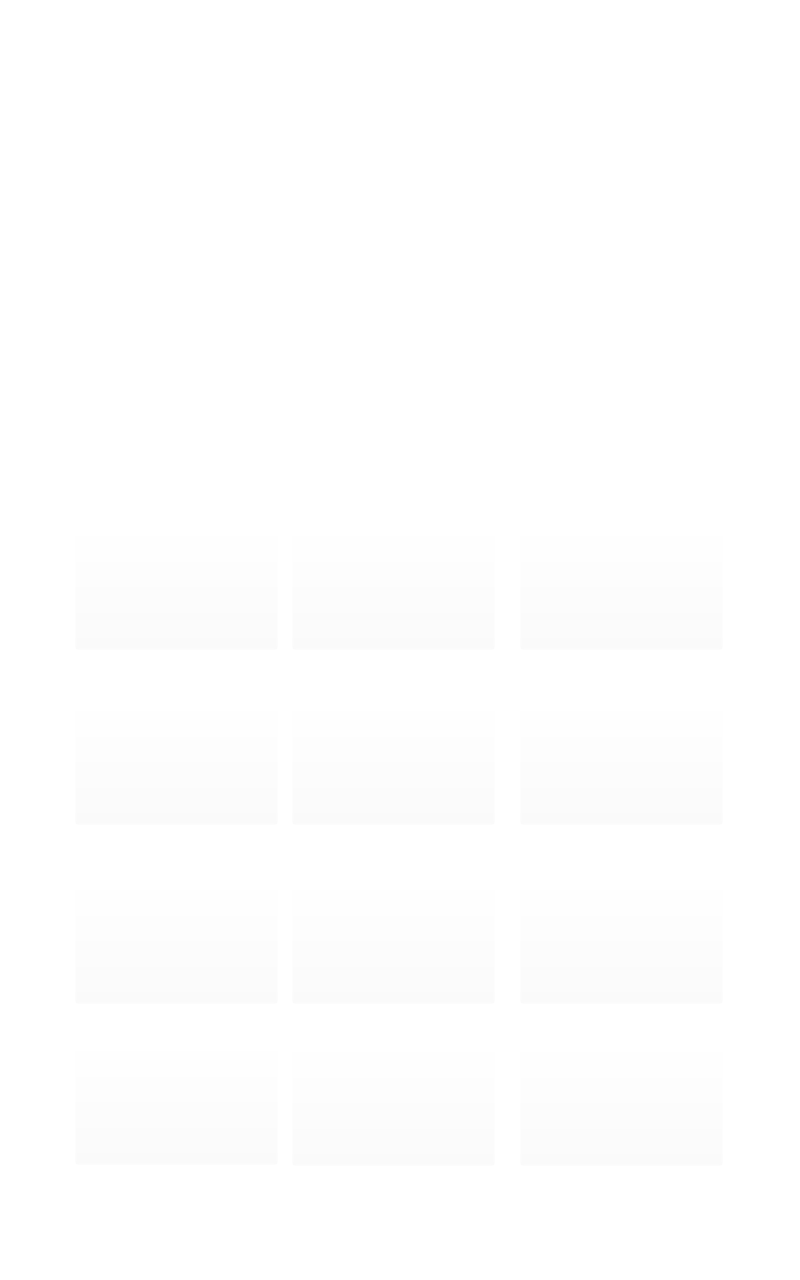
<?xml version="1.0" encoding="UTF-8"?>
<ui version="4.0">
 <class>MainWindow</class>
 <widget class="QMainWindow" name="MainWindow">
  <property name="geometry">
   <rect>
    <x>0</x>
    <y>0</y>
    <width>800</width>
    <height>1280</height>
   </rect>
  </property>
  <property name="sizePolicy">
   <sizepolicy hsizetype="Fixed" vsizetype="Fixed">
    <horstretch>0</horstretch>
    <verstretch>0</verstretch>
   </sizepolicy>
  </property>
  <property name="windowTitle">
   <string>MainWindow</string>
  </property>
  <property name="styleSheet">
   <string notr="true">QLabel#label_2,QLabel#label_3{font:bold large &quot;Arial&quot;;font-size: 20px; color:white;}

QWidget{background-color:rgba(255,255,255,0);}
QWidget#widget_passwd{background-color:rgba(255,255,255,50);border-radius:20px;}

QLabel#label_logo{border-image:url(:/rc/logo.png);}
QLabel#label_echo{font:bold larger&quot;Arial&quot;;font-size: 150px; color:white;}
QLabel#label_message,QLabel#label_inputDF{font:bold large &quot;Arial&quot;;font-size: 55px; color:white;}
QLabel#label_elevator{ font: bold large &quot;Arial&quot;; font-size:100pt; color: rgb(255, 255, 255); }
QLabel#label_passwd{font:bold large &quot;Arial&quot;;font-size: 51px; color:white;background-color: rgba(100, 100, 100, 50);border-radius:10;}
QWidget#widget{background-color:rgba(255,255,255,200);}

QScrollArea{border:none;background-color:rgba(0,0,0,0);}

QScrollBar:vertical { background: rgba(0, 0, 0, 0);  width: 9px;  margin: 0px 0 0px 0; }
QScrollBar::handle:vertical { background: rgba(195, 195, 195, 255); min-height: 20px;  margin: 2px 0px 1px 0px;   border-radius: 3px;  border: 0px dashed rgba(180,130,100,255); }
QScrollBar::add-line:vertical, QScrollBar::sub-line:vertical { height: 0px; }
QScrollBar::add-page:vertical, QScrollBar::sub-page:vertical {  background: none; }

QScrollBar:horizontal  { background: rgba(0, 0, 0, 0);  height: 9px;  margin: 0px 0 0px 0; }
QScrollBar::handle:horizontal  { background: rgba(195, 195, 195, 255);  min-width: 20px;  margin: 2px 0px 1px 0px;   border-radius: 3px;  border: 0px dashed rgba(180,130,100,255); }
QScrollBar::add-line:horizontal , QScrollBar::sub-line:horizontal  { height: 0px; }
QScrollBar::add-page:horizontal , QScrollBar::sub-page:horizontal {  background: none; }

QWidget#page_elevator{border-image:url(:/rc/bg1.png);}
QWidget#page_setMenu{border-image:url(:/SetMenu/rc/SetMenu/bg_menu.png);}
QWidget#page_passwd{border-image:url(:/SetMenu/rc/SetMenu/bg_menu.png);}

QPushButton#btn_0{border-image:url(:/rc/btn_0.png);}
QPushButton#btn_0::pressed{border-image:url(:/rc/btn_0_light.png);background-color: rgba(200, 200, 200, 50);border-radius:10;}

QPushButton#btn_1{border-image:url(:/rc/btn_1.png);}
QPushButton#btn_1::pressed{border-image:url(:/rc/btn_1_light.png);background-color: rgba(200, 200, 200, 50);border-radius:10;}

QPushButton#btn_2{border-image:url(:/rc/btn_2.png);}
QPushButton#btn_2::pressed{border-image:url(:/rc/btn_2_light.png);background-color: rgba(200, 200, 200, 50);border-radius:10;}

QPushButton#btn_3{border-image:url(:/rc/btn_3.png);}
QPushButton#btn_3::pressed{border-image:url(:/rc/btn_3_light.png);background-color: rgba(200, 200, 200, 50);border-radius:10;}

QPushButton#btn_4{border-image:url(:/rc/btn_4.png);}
QPushButton#btn_4::pressed{border-image:url(:/rc/btn_4_light.png);background-color: rgba(200, 200, 200, 50);border-radius:10;}

QPushButton#btn_5{border-image:url(:/rc/btn_5.png);}
QPushButton#btn_5::pressed{border-image:url(:/rc/btn_5_light.png);background-color: rgba(200, 200, 200, 50);border-radius:10;}

QPushButton#btn_6{border-image:url(:/rc/btn_6.png);}
QPushButton#btn_6::pressed{border-image:url(:/rc/btn_6_light.png);background-color: rgba(200, 200, 200, 50);border-radius:10;}

QPushButton#btn_7{border-image:url(:/rc/btn_7.png);}
QPushButton#btn_7::pressed{border-image:url(:/rc/btn_7_light.png);background-color: rgba(200, 200, 200, 50);border-radius:10;}

QPushButton#btn_8{border-image:url(:/rc/btn_8.png);}
QPushButton#btn_8::pressed{border-image:url(:/rc/btn_8_light.png);background-color: rgba(200, 200, 200, 50);border-radius:10;}

QPushButton#btn_9{border-image:url(:/rc/btn_9.png);}
QPushButton#btn_9::pressed{border-image:url(:/rc/btn_9_light.png);background-color: rgba(200, 200, 200, 50);border-radius:10;}

QPushButton#btn_enter{border-image:url(:/rc/btn_enter.png);}
QPushButton#btn_enter::pressed{border-image:url(:/rc/btn_enter_light.png);background-color: rgba(200, 200, 200, 50);border-radius:10;}

QPushButton#btn_del{border-image:url(:/rc/btn_delete.png);}
QPushButton#btn_del::pressed{border-image:url(:/rc/btn_delete_light.png);background-color: rgba(200, 200, 200, 50);border-radius:10;}



QPushButton#btn_pass0{border-image:url(:/rc/btn_0.png);background-color: rgba(200, 200, 200, 50);border-radius:10;}
QPushButton#btn_pass0::pressed{border-image:url(:/rc/btn_0_light.png);background-color:rgba(200, 200, 200, 150);border-radius:10;}

QPushButton#btn_pass1{border-image:url(:/rc/btn_1.png);background-color: rgba(200, 200, 200, 50);border-radius:10;}
QPushButton#btn_pass1::pressed{border-image:url(:/rc/btn_1_light.png);background-color: rgba(200, 200, 200, 150);border-radius:10;}

QPushButton#btn_pass2{border-image:url(:/rc/btn_2.png);background-color: rgba(200, 200, 200, 50);border-radius:10;}
QPushButton#btn_pass2::pressed{border-image:url(:/rc/btn_2_light.png);background-color: rgba(200, 200, 200, 150);border-radius:10;}

QPushButton#btn_pass3{border-image:url(:/rc/btn_3.png);background-color: rgba(200, 200, 200, 50);border-radius:10;}
QPushButton#btn_pass3::pressed{border-image:url(:/rc/btn_3_light.png);background-color: rgba(200, 200, 200, 150);border-radius:10;}

QPushButton#btn_pass4{border-image:url(:/rc/btn_4.png);background-color: rgba(200, 200, 200, 50);border-radius:10;}
QPushButton#btn_pass4::pressed{border-image:url(:/rc/btn_4_light.png);background-color: rgba(200, 200, 200, 150);border-radius:10;}

QPushButton#btn_pass5{border-image:url(:/rc/btn_5.png);background-color: rgba(200, 200, 200, 50);border-radius:10;}
QPushButton#btn_pass5::pressed{border-image:url(:/rc/btn_5_light.png);background-color: rgba(200, 200, 200, 150);border-radius:10;}

QPushButton#btn_pass6{border-image:url(:/rc/btn_6.png);background-color: rgba(200, 200, 200, 50);border-radius:10;}
QPushButton#btn_pass6::pressed{border-image:url(:/rc/btn_6_light.png);background-color: rgba(200, 200, 200, 150);border-radius:10;}

QPushButton#btn_pass7{border-image:url(:/rc/btn_7.png);background-color: rgba(200, 200, 200, 50);border-radius:10;}
QPushButton#btn_pass7::pressed{border-image:url(:/rc/btn_7_light.png);background-color: rgba(200, 200, 200, 150);border-radius:10;}

QPushButton#btn_pass8{border-image:url(:/rc/btn_8.png);background-color: rgba(200, 200, 200, 50);border-radius:10;}
QPushButton#btn_pass8::pressed{border-image:url(:/rc/btn_8_light.png);background-color: rgba(200, 200, 200, 150);border-radius:10;}

QPushButton#btn_pass9{border-image:url(:/rc/btn_9.png);background-color: rgba(200, 200, 200, 50);border-radius:10;}
QPushButton#btn_pass9::pressed{border-image:url(:/rc/btn_9_light.png);background-color: rgba(200, 200, 200, 150);border-radius:10;}

QPushButton#btn_passEnter{border-image:url(:/rc/btn_enter.png);background-color: rgba(200, 200, 200, 50);border-radius:10;}
QPushButton#btn_passEnter::pressed{border-image:url(:/rc/btn_enter_light.png);background-color: rgba(200, 200, 200, 150);border-radius:10;}

QPushButton#btn_passdel{border-image:url(:/rc/btn_delete.png);background-color: rgba(200, 200, 200, 50);border-radius:10;}
QPushButton#btn_passdel::pressed{border-image:url(:/rc/btn_delete_light.png);background-color: rgba(200, 200, 200, 150);border-radius:10;}


QWidget#page_setFlrMapping,QWidget#page_setArrMapping{border-image: url(:/SetMenu/rc/SetMenu/setmenu.png);}
QLabel#label_setmenu,QWidget#page_setmapping,QLabel#label_setmapping,QLabel#label_version{font:bold larger&quot;Arial&quot;;font-size: 30px; color:white;}


QLabel#label_elevtAmapping,QLabel#label_elevtBmapping,QLabel#label_elevtCmapping,QLabel#label_elevtDmapping{font:bold larger&quot;Arial&quot;;font-size: 26px; color:white;}

QPushButton#btn_menu{border-image:url(:/SetMenu/rc/btn_menu.png);font:bold larger&quot;Arial&quot;;font-size: 22px; color:white;}
QPushButton#btn_menu::pressed{border-image:url(:/SetMenu/rc/btn_menu_light.png);font:bold larger&quot;Arial&quot;;font-size: 22px; color:white;}
QPushButton#btn_mapping{border-image:url(:/SetMenu/rc/btn_menu.png);font:bold larger&quot;Arial&quot;;font-size: 22px; color:white;}
QPushButton#btn_mapping::pressed{border-image:url(:/SetMenu/rc/btn_menu_light.png);font:bold larger&quot;Arial&quot;;font-size: 22px; color:white;}
QPushButton#btn_version{border-image:url(:/SetMenu/rc/btn_menu.png);font:bold larger&quot;Arial&quot;;font-size: 22px; color:white;}
QPushButton#btn_version::pressed{border-image:url(:/SetMenu/rc/btn_menu_light.png);font:bold larger&quot;Arial&quot;;font-size: 22px; color:white;}

QWidget#widget_item1{border-image:url(:/SetMenu/rc/SetMenu/setitem.png);}
QLabel#label_light_name,QLabel#label_light_value,QLabel#label_volume_name,QLabel#label_volume_value{font:bold larger&quot;Arial&quot;;font-size: 25px; color:white;}



QPushButton#btn_left_light,QPushButton#btn_left_volume{border-image:url(:/SetMenu/rc/SetMenu/left_off.png);}

QPushButton#btn_left_light::pressed,QPushButton#btn_left_volume::pressed{border-image:url(:/SetMenu/rc/SetMenu/left_on.png);}

QPushButton#btn_right_light,QPushButton#btn_right_volume{border-image:url(:/SetMenu/rc/SetMenu/right_off.png);}
QPushButton#btn_right_light::pressed,QPushButton#btn_right_volume::pressed{border-image:url(:/SetMenu/rc/SetMenu/right_on.png);}

QLabel#label_Aleft,QLabel#label_Bleft,QLabel#label_Cleft,QLabel#label_Dleft{border-image:url(:/rc/dir_left.png);}
QLabel#label_Aright,QLabel#label_Bright,QLabel#label_Cright,QLabel#label_Dright{border-image:url(:/rc/dir_right.png);}

/*QLabel#label_direction{border-image:url(:/rc/dir_left.png);}*/

QPushButton#btn_back{border-image:url(:/SetMenu/rc/SetMenu/btn_back.png);}
QPushButton#btn_back::pressed{border-image:url(:/SetMenu/rc/SetMenu/btn_back_light.png);}
QPushButton#btn_flrmapping{border-image:url(:/SetMenu/rc/SetMenu/btn_floormap.png);}
QPushButton#btn_flrmapping::checked{border-image:url(:/SetMenu/rc/SetMenu/btn_floormap_light.png);}
QPushButton#btn_arrmapping{border-image:url(:/SetMenu/rc/SetMenu/btn_arrowmap.png);}
QPushButton#btn_arrmapping::checked{border-image:url(:/SetMenu/rc/SetMenu/btn_arrowmap_light.png);}</string>
  </property>
  <widget class="QWidget" name="Desktop">
   <property name="sizePolicy">
    <sizepolicy hsizetype="Fixed" vsizetype="Fixed">
     <horstretch>0</horstretch>
     <verstretch>0</verstretch>
    </sizepolicy>
   </property>
   <property name="minimumSize">
    <size>
     <width>800</width>
     <height>1280</height>
    </size>
   </property>
   <property name="maximumSize">
    <size>
     <width>800</width>
     <height>1280</height>
    </size>
   </property>
   <layout class="QHBoxLayout" name="horizontalLayout">
    <property name="spacing">
     <number>0</number>
    </property>
    <property name="leftMargin">
     <number>0</number>
    </property>
    <property name="topMargin">
     <number>0</number>
    </property>
    <property name="rightMargin">
     <number>0</number>
    </property>
    <property name="bottomMargin">
     <number>0</number>
    </property>
    <item>
     <widget class="QStackedWidget" name="stackedWidget">
      <property name="styleSheet">
       <string notr="true"/>
      </property>
      <property name="currentIndex">
       <number>0</number>
      </property>
      <widget class="QWidget" name="page_elevator">
       <widget class="QStackedWidget" name="stackedWidget_tips">
        <property name="geometry">
         <rect>
          <x>50</x>
          <y>60</y>
          <width>711</width>
          <height>301</height>
         </rect>
        </property>
        <property name="currentIndex">
         <number>2</number>
        </property>
        <widget class="QWidget" name="page_indicator">
         <widget class="QLabel" name="label_direction">
          <property name="geometry">
           <rect>
            <x>423</x>
            <y>81</y>
            <width>129</width>
            <height>126</height>
           </rect>
          </property>
          <property name="text">
           <string/>
          </property>
         </widget>
         <widget class="QLabel" name="label_elevator">
          <property name="geometry">
           <rect>
            <x>173</x>
            <y>70</y>
            <width>146</width>
            <height>149</height>
           </rect>
          </property>
          <property name="text">
           <string/>
          </property>
         </widget>
        </widget>
        <widget class="QWidget" name="page_echo">
         <widget class="QLabel" name="label_echo">
          <property name="geometry">
           <rect>
            <x>90</x>
            <y>70</y>
            <width>531</width>
            <height>171</height>
           </rect>
          </property>
          <property name="text">
           <string/>
          </property>
          <property name="alignment">
           <set>Qt::AlignCenter</set>
          </property>
         </widget>
        </widget>
        <widget class="QWidget" name="page_message">
         <widget class="QLabel" name="label_message">
          <property name="geometry">
           <rect>
            <x>20</x>
            <y>70</y>
            <width>671</width>
            <height>161</height>
           </rect>
          </property>
          <property name="text">
           <string/>
          </property>
          <property name="alignment">
           <set>Qt::AlignCenter</set>
          </property>
         </widget>
        </widget>
        <widget class="QWidget" name="page_inputDF">
         <widget class="QLabel" name="label_inputDF">
          <property name="geometry">
           <rect>
            <x>10</x>
            <y>70</y>
            <width>691</width>
            <height>161</height>
           </rect>
          </property>
          <property name="text">
           <string/>
          </property>
          <property name="alignment">
           <set>Qt::AlignCenter</set>
          </property>
         </widget>
        </widget>
       </widget>
       <widget class="QScrollArea" name="scrollArea">
        <property name="geometry">
         <rect>
          <x>50</x>
          <y>500</y>
          <width>711</width>
          <height>691</height>
         </rect>
        </property>
        <property name="verticalScrollBarPolicy">
         <enum>Qt::ScrollBarAlwaysOff</enum>
        </property>
        <property name="horizontalScrollBarPolicy">
         <enum>Qt::ScrollBarAlwaysOff</enum>
        </property>
        <property name="widgetResizable">
         <bool>true</bool>
        </property>
        <widget class="QWidget" name="scrollAreaWidgetContents">
         <property name="geometry">
          <rect>
           <x>0</x>
           <y>0</y>
           <width>711</width>
           <height>691</height>
          </rect>
         </property>
         <property name="sizePolicy">
          <sizepolicy hsizetype="Expanding" vsizetype="Expanding">
           <horstretch>0</horstretch>
           <verstretch>0</verstretch>
          </sizepolicy>
         </property>
         <widget class="QPushButton" name="btn_5">
          <property name="geometry">
           <rect>
            <x>242</x>
            <y>199</y>
            <width>203</width>
            <height>126</height>
           </rect>
          </property>
          <property name="text">
           <string/>
          </property>
         </widget>
         <widget class="QPushButton" name="btn_0">
          <property name="geometry">
           <rect>
            <x>242</x>
            <y>540</y>
            <width>203</width>
            <height>126</height>
           </rect>
          </property>
          <property name="text">
           <string/>
          </property>
         </widget>
         <widget class="QPushButton" name="btn_enter">
          <property name="geometry">
           <rect>
            <x>470</x>
            <y>540</y>
            <width>203</width>
            <height>126</height>
           </rect>
          </property>
          <property name="text">
           <string/>
          </property>
         </widget>
         <widget class="QPushButton" name="btn_1">
          <property name="geometry">
           <rect>
            <x>25</x>
            <y>24</y>
            <width>203</width>
            <height>126</height>
           </rect>
          </property>
          <property name="text">
           <string/>
          </property>
         </widget>
         <widget class="QPushButton" name="btn_8">
          <property name="geometry">
           <rect>
            <x>242</x>
            <y>378</y>
            <width>203</width>
            <height>126</height>
           </rect>
          </property>
          <property name="text">
           <string/>
          </property>
         </widget>
         <widget class="QPushButton" name="btn_9">
          <property name="geometry">
           <rect>
            <x>470</x>
            <y>378</y>
            <width>203</width>
            <height>126</height>
           </rect>
          </property>
          <property name="text">
           <string/>
          </property>
         </widget>
         <widget class="QPushButton" name="btn_6">
          <property name="geometry">
           <rect>
            <x>470</x>
            <y>199</y>
            <width>203</width>
            <height>126</height>
           </rect>
          </property>
          <property name="text">
           <string/>
          </property>
         </widget>
         <widget class="QPushButton" name="btn_4">
          <property name="geometry">
           <rect>
            <x>25</x>
            <y>199</y>
            <width>203</width>
            <height>126</height>
           </rect>
          </property>
          <property name="text">
           <string/>
          </property>
         </widget>
         <widget class="QPushButton" name="btn_del">
          <property name="geometry">
           <rect>
            <x>25</x>
            <y>539</y>
            <width>203</width>
            <height>126</height>
           </rect>
          </property>
          <property name="text">
           <string/>
          </property>
         </widget>
         <widget class="QPushButton" name="btn_7">
          <property name="geometry">
           <rect>
            <x>25</x>
            <y>378</y>
            <width>203</width>
            <height>126</height>
           </rect>
          </property>
          <property name="text">
           <string/>
          </property>
         </widget>
         <widget class="QPushButton" name="btn_2">
          <property name="geometry">
           <rect>
            <x>242</x>
            <y>24</y>
            <width>203</width>
            <height>126</height>
           </rect>
          </property>
          <property name="text">
           <string/>
          </property>
         </widget>
         <widget class="QPushButton" name="btn_3">
          <property name="geometry">
           <rect>
            <x>470</x>
            <y>24</y>
            <width>203</width>
            <height>126</height>
           </rect>
          </property>
          <property name="text">
           <string/>
          </property>
         </widget>
        </widget>
       </widget>
      </widget>
      <widget class="QWidget" name="page_passwd">
       <widget class="QWidget" name="widget_passwd" native="true">
        <property name="geometry">
         <rect>
          <x>40</x>
          <y>230</y>
          <width>731</width>
          <height>841</height>
         </rect>
        </property>
        <widget class="QPushButton" name="btn_pass7">
         <property name="geometry">
          <rect>
           <x>64</x>
           <y>550</y>
           <width>180</width>
           <height>100</height>
          </rect>
         </property>
         <property name="text">
          <string/>
         </property>
        </widget>
        <widget class="QPushButton" name="btn_pass4">
         <property name="geometry">
          <rect>
           <x>64</x>
           <y>410</y>
           <width>180</width>
           <height>100</height>
          </rect>
         </property>
         <property name="text">
          <string/>
         </property>
        </widget>
        <widget class="QPushButton" name="btn_pass1">
         <property name="geometry">
          <rect>
           <x>64</x>
           <y>270</y>
           <width>180</width>
           <height>100</height>
          </rect>
         </property>
         <property name="text">
          <string/>
         </property>
        </widget>
        <widget class="QPushButton" name="btn_pass8">
         <property name="geometry">
          <rect>
           <x>280</x>
           <y>550</y>
           <width>180</width>
           <height>100</height>
          </rect>
         </property>
         <property name="text">
          <string/>
         </property>
        </widget>
        <widget class="QPushButton" name="btn_pass9">
         <property name="geometry">
          <rect>
           <x>495</x>
           <y>550</y>
           <width>180</width>
           <height>100</height>
          </rect>
         </property>
         <property name="text">
          <string/>
         </property>
        </widget>
        <widget class="QPushButton" name="btn_pass5">
         <property name="geometry">
          <rect>
           <x>280</x>
           <y>410</y>
           <width>180</width>
           <height>100</height>
          </rect>
         </property>
         <property name="text">
          <string/>
         </property>
        </widget>
        <widget class="QPushButton" name="btn_pass0">
         <property name="geometry">
          <rect>
           <x>280</x>
           <y>693</y>
           <width>180</width>
           <height>100</height>
          </rect>
         </property>
         <property name="text">
          <string/>
         </property>
        </widget>
        <widget class="QPushButton" name="btn_pass2">
         <property name="geometry">
          <rect>
           <x>280</x>
           <y>270</y>
           <width>180</width>
           <height>100</height>
          </rect>
         </property>
         <property name="text">
          <string/>
         </property>
        </widget>
        <widget class="QPushButton" name="btn_pass6">
         <property name="geometry">
          <rect>
           <x>495</x>
           <y>410</y>
           <width>180</width>
           <height>100</height>
          </rect>
         </property>
         <property name="text">
          <string/>
         </property>
        </widget>
        <widget class="QPushButton" name="btn_pass3">
         <property name="geometry">
          <rect>
           <x>495</x>
           <y>270</y>
           <width>180</width>
           <height>100</height>
          </rect>
         </property>
         <property name="text">
          <string/>
         </property>
        </widget>
        <widget class="QLabel" name="label_passwd">
         <property name="geometry">
          <rect>
           <x>90</x>
           <y>60</y>
           <width>551</width>
           <height>121</height>
          </rect>
         </property>
         <property name="text">
          <string/>
         </property>
         <property name="alignment">
          <set>Qt::AlignCenter</set>
         </property>
        </widget>
        <widget class="QWidget" name="widget" native="true">
         <property name="geometry">
          <rect>
           <x>64</x>
           <y>225</y>
           <width>611</width>
           <height>3</height>
          </rect>
         </property>
        </widget>
        <widget class="QPushButton" name="btn_passEnter">
         <property name="geometry">
          <rect>
           <x>495</x>
           <y>693</y>
           <width>180</width>
           <height>100</height>
          </rect>
         </property>
         <property name="text">
          <string/>
         </property>
        </widget>
        <widget class="QPushButton" name="btn_passdel">
         <property name="geometry">
          <rect>
           <x>64</x>
           <y>693</y>
           <width>180</width>
           <height>100</height>
          </rect>
         </property>
         <property name="text">
          <string/>
         </property>
        </widget>
       </widget>
      </widget>
      <widget class="QWidget" name="page_setMenu">
       <widget class="QStackedWidget" name="stacked_MenuPage">
        <property name="geometry">
         <rect>
          <x>170</x>
          <y>490</y>
          <width>471</width>
          <height>621</height>
         </rect>
        </property>
        <property name="currentIndex">
         <number>1</number>
        </property>
        <widget class="QWidget" name="page_setArrMapping">
         <widget class="QLabel" name="label_setmenu">
          <property name="geometry">
           <rect>
            <x>50</x>
            <y>20</y>
            <width>371</width>
            <height>66</height>
           </rect>
          </property>
          <property name="text">
           <string>Arrow Map</string>
          </property>
          <property name="alignment">
           <set>Qt::AlignCenter</set>
          </property>
         </widget>
         <widget class="MenuItem" name="widget_arrow_A" native="true">
          <property name="geometry">
           <rect>
            <x>10</x>
            <y>125</y>
            <width>452</width>
            <height>82</height>
           </rect>
          </property>
         </widget>
         <widget class="MenuItem" name="widget_arrow_B" native="true">
          <property name="geometry">
           <rect>
            <x>10</x>
            <y>206</y>
            <width>452</width>
            <height>82</height>
           </rect>
          </property>
         </widget>
         <widget class="MenuItem" name="widget_arrow_D" native="true">
          <property name="geometry">
           <rect>
            <x>10</x>
            <y>369</y>
            <width>452</width>
            <height>82</height>
           </rect>
          </property>
         </widget>
         <widget class="MenuItem" name="widget_arrow_C" native="true">
          <property name="geometry">
           <rect>
            <x>10</x>
            <y>288</y>
            <width>452</width>
            <height>82</height>
           </rect>
          </property>
         </widget>
        </widget>
        <widget class="QWidget" name="page_setFlrMapping">
         <widget class="QLabel" name="label_setmapping">
          <property name="geometry">
           <rect>
            <x>50</x>
            <y>20</y>
            <width>371</width>
            <height>66</height>
           </rect>
          </property>
          <property name="text">
           <string>Floor Map</string>
          </property>
          <property name="alignment">
           <set>Qt::AlignCenter</set>
          </property>
         </widget>
         <widget class="MenuItem" name="widget_key_enter" native="true">
          <property name="geometry">
           <rect>
            <x>10</x>
            <y>125</y>
            <width>452</width>
            <height>82</height>
           </rect>
          </property>
         </widget>
         <widget class="MenuItem" name="widget_key_del" native="true">
          <property name="geometry">
           <rect>
            <x>10</x>
            <y>206</y>
            <width>452</width>
            <height>82</height>
           </rect>
          </property>
         </widget>
         <widget class="MenuItem" name="widget_key_4" native="true">
          <property name="geometry">
           <rect>
            <x>10</x>
            <y>288</y>
            <width>451</width>
            <height>80</height>
           </rect>
          </property>
         </widget>
        </widget>
        <widget class="QWidget" name="page_version">
         <widget class="QLabel" name="label_version">
          <property name="geometry">
           <rect>
            <x>160</x>
            <y>60</y>
            <width>191</width>
            <height>91</height>
           </rect>
          </property>
          <property name="text">
           <string>version1.0</string>
          </property>
         </widget>
        </widget>
       </widget>
       <widget class="QPushButton" name="btn_flrmapping">
        <property name="geometry">
         <rect>
          <x>270</x>
          <y>301</y>
          <width>281</width>
          <height>131</height>
         </rect>
        </property>
        <property name="text">
         <string/>
        </property>
        <property name="checkable">
         <bool>true</bool>
        </property>
        <property name="checked">
         <bool>false</bool>
        </property>
       </widget>
       <widget class="QPushButton" name="btn_arrmapping">
        <property name="geometry">
         <rect>
          <x>270</x>
          <y>160</y>
          <width>281</width>
          <height>141</height>
         </rect>
        </property>
        <property name="text">
         <string/>
        </property>
        <property name="checkable">
         <bool>true</bool>
        </property>
        <property name="checked">
         <bool>false</bool>
        </property>
       </widget>
       <widget class="QPushButton" name="btn_back">
        <property name="geometry">
         <rect>
          <x>353</x>
          <y>245</y>
          <width>116</width>
          <height>110</height>
         </rect>
        </property>
        <property name="text">
         <string/>
        </property>
       </widget>
       <widget class="QLabel" name="label">
        <property name="geometry">
         <rect>
          <x>620</x>
          <y>60</y>
          <width>54</width>
          <height>12</height>
         </rect>
        </property>
        <property name="text">
         <string>v1.0</string>
        </property>
       </widget>
      </widget>
     </widget>
    </item>
   </layout>
  </widget>
 </widget>
 <layoutdefault spacing="6" margin="11"/>
 <customwidgets>
  <customwidget>
   <class>MenuItem</class>
   <extends>QWidget</extends>
   <header>menuitem.h</header>
   <container>1</container>
  </customwidget>
 </customwidgets>
 <resources/>
 <connections/>
</ui>
